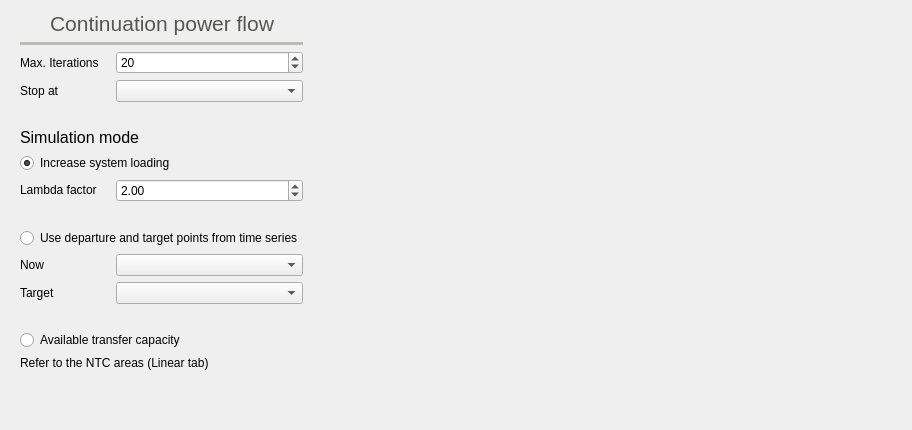
          <widget class="QWidget" name="cpf_tab">
           <property name="toolTip">
            <string>Continuation power flow settings</string>
           </property>
           <attribute name="icon">
            <iconset resource="icons.qrc">
             <normaloff>:/Icons/icons/continuation_power_flow.svg</normaloff>:/Icons/icons/continuation_power_flow.svg</iconset>
           </attribute>
           <attribute name="title">
            <string>Cpf</string>
           </attribute>
           <attribute name="toolTip">
            <string>Continuation power flow related settings</string>
           </attribute>
           <layout class="QHBoxLayout" name="horizontalLayout_10">
            <item>
             <widget class="QFrame" name="frame_21">
              <property name="frameShape">
               <enum>QFrame::Shape::NoFrame</enum>
              </property>
              <property name="frameShadow">
               <enum>QFrame::Shadow::Raised</enum>
              </property>
              <layout class="QGridLayout" name="gridLayout_2">
               <property name="topMargin">
                <number>0</number>
               </property>
               <item row="2" column="1" colspan="2">
                <widget class="QSpinBox" name="vs_max_iterations_spinBox">
                 <property name="font">
                  <font>
                   <pointsize>9</pointsize>
                  </font>
                 </property>
                 <property name="minimum">
                  <number>1</number>
                 </property>
                 <property name="maximum">
                  <number>300</number>
                 </property>
                 <property name="value">
                  <number>20</number>
                 </property>
                </widget>
               </item>
               <item row="3" column="0">
                <widget class="QLabel" name="label_8">
                 <property name="font">
                  <font>
                   <pointsize>9</pointsize>
                  </font>
                 </property>
                 <property name="text">
                  <string>Stop at</string>
                 </property>
                </widget>
               </item>
               <item row="15" column="0" colspan="3">
                <widget class="QLabel" name="label_25">
                 <property name="font">
                  <font>
                   <pointsize>9</pointsize>
                  </font>
                 </property>
                 <property name="text">
                  <string>Refer to the NTC areas (Linear tab)</string>
                 </property>
                </widget>
               </item>
               <item row="3" column="1" colspan="2">
                <widget class="QComboBox" name="vc_stop_at_comboBox">
                 <property name="font">
                  <font>
                   <pointsize>9</pointsize>
                  </font>
                 </property>
                </widget>
               </item>
               <item row="8" column="1" colspan="2">
                <widget class="QDoubleSpinBox" name="alpha_doubleSpinBox">
                 <property name="font">
                  <font>
                   <pointsize>9</pointsize>
                  </font>
                 </property>
                 <property name="minimum">
                  <double>-99.000000000000000</double>
                 </property>
                 <property name="value">
                  <double>2.000000000000000</double>
                 </property>
                </widget>
               </item>
               <item row="1" column="0" colspan="3">
                <widget class="Line" name="line_17">
                 <property name="palette">
                  <palette>
                   <active>
                    <colorrole role="WindowText">
                     <brush brushstyle="SolidPattern">
                      <color alpha="255">
                       <red>186</red>
                       <green>189</green>
                       <blue>182</blue>
                      </color>
                     </brush>
                    </colorrole>
                   </active>
                   <inactive>
                    <colorrole role="WindowText">
                     <brush brushstyle="SolidPattern">
                      <color alpha="255">
                       <red>186</red>
                       <green>189</green>
                       <blue>182</blue>
                      </color>
                     </brush>
                    </colorrole>
                   </inactive>
                   <disabled>
                    <colorrole role="WindowText">
                     <brush brushstyle="SolidPattern">
                      <color alpha="255">
                       <red>190</red>
                       <green>190</green>
                       <blue>190</blue>
                      </color>
                     </brush>
                    </colorrole>
                   </disabled>
                  </palette>
                 </property>
                 <property name="frameShadow">
                  <enum>QFrame::Shadow::Plain</enum>
                 </property>
                 <property name="lineWidth">
                  <number>4</number>
                 </property>
                 <property name="orientation">
                  <enum>Qt::Orientation::Horizontal</enum>
                 </property>
                </widget>
               </item>
               <item row="11" column="1" colspan="2">
                <widget class="QComboBox" name="vs_departure_comboBox">
                 <property name="font">
                  <font>
                   <pointsize>9</pointsize>
                  </font>
                 </property>
                </widget>
               </item>
               <item row="9" column="0">
                <widget class="QLabel" name="label_107">
                 <property name="text">
                  <string/>
                 </property>
                </widget>
               </item>
               <item row="11" column="0">
                <widget class="QLabel" name="label_19">
                 <property name="font">
                  <font>
                   <pointsize>9</pointsize>
                  </font>
                 </property>
                 <property name="text">
                  <string>Now</string>
                 </property>
                </widget>
               </item>
               <item row="10" column="0" colspan="3">
                <widget class="QRadioButton" name="start_vs_from_selected_radioButton">
                 <property name="font">
                  <font>
                   <pointsize>9</pointsize>
                  </font>
                 </property>
                 <property name="text">
                  <string>Use departure and target points from time series</string>
                 </property>
                </widget>
               </item>
               <item row="12" column="1" colspan="2">
                <widget class="QComboBox" name="vs_target_comboBox">
                 <property name="font">
                  <font>
                   <pointsize>9</pointsize>
                  </font>
                 </property>
                </widget>
               </item>
               <item row="14" column="0" colspan="3">
                <widget class="QRadioButton" name="atcRadioButton">
                 <property name="font">
                  <font>
                   <pointsize>9</pointsize>
                  </font>
                 </property>
                 <property name="text">
                  <string>Available transfer capacity</string>
                 </property>
                </widget>
               </item>
               <item row="4" column="0">
                <widget class="QLabel" name="label_106">
                 <property name="text">
                  <string/>
                 </property>
                </widget>
               </item>
               <item row="8" column="0">
                <widget class="QLabel" name="label_18">
                 <property name="font">
                  <font>
                   <pointsize>9</pointsize>
                  </font>
                 </property>
                 <property name="text">
                  <string>&lt;html&gt;&lt;head/&gt;&lt;body&gt;&lt;p&gt;Lambda factor&lt;/p&gt;&lt;/body&gt;&lt;/html&gt;</string>
                 </property>
                </widget>
               </item>
               <item row="2" column="0">
                <widget class="QLabel" name="label_29">
                 <property name="font">
                  <font>
                   <pointsize>9</pointsize>
                  </font>
                 </property>
                 <property name="text">
                  <string>Max. Iterations</string>
                 </property>
                </widget>
               </item>
               <item row="12" column="0">
                <widget class="QLabel" name="label_20">
                 <property name="font">
                  <font>
                   <pointsize>9</pointsize>
                  </font>
                 </property>
                 <property name="text">
                  <string>Target</string>
                 </property>
                </widget>
               </item>
               <item row="13" column="0">
                <widget class="QLabel" name="label_108">
                 <property name="text">
                  <string/>
                 </property>
                </widget>
               </item>
               <item row="0" column="0" colspan="3">
                <widget class="QFrame" name="frame_44">
                 <property name="frameShape">
                  <enum>QFrame::Shape::NoFrame</enum>
                 </property>
                 <property name="frameShadow">
                  <enum>QFrame::Shadow::Raised</enum>
                 </property>
                 <layout class="QHBoxLayout" name="horizontalLayout_16">
                  <property name="leftMargin">
                   <number>0</number>
                  </property>
                  <property name="topMargin">
                   <number>0</number>
                  </property>
                  <property name="rightMargin">
                   <number>0</number>
                  </property>
                  <property name="bottomMargin">
                   <number>0</number>
                  </property>
                  <item>
                   <widget class="QLabel" name="label_74">
                    <property name="minimumSize">
                     <size>
                      <width>24</width>
                      <height>24</height>
                     </size>
                    </property>
                    <property name="maximumSize">
                     <size>
                      <width>24</width>
                      <height>24</height>
                     </size>
                    </property>
                    <property name="text">
                     <string/>
                    </property>
                    <property name="pixmap">
                     <pixmap resource="icons.qrc">:/Icons/icons/continuation_power_flow.svg</pixmap>
                    </property>
                    <property name="scaledContents">
                     <bool>true</bool>
                    </property>
                   </widget>
                  </item>
                  <item>
                   <widget class="QLabel" name="label_46">
                    <property name="palette">
                     <palette>
                      <active>
                       <colorrole role="WindowText">
                        <brush brushstyle="SolidPattern">
                         <color alpha="255">
                          <red>85</red>
                          <green>87</green>
                          <blue>83</blue>
                         </color>
                        </brush>
                       </colorrole>
                      </active>
                      <inactive>
                       <colorrole role="WindowText">
                        <brush brushstyle="SolidPattern">
                         <color alpha="255">
                          <red>85</red>
                          <green>87</green>
                          <blue>83</blue>
                         </color>
                        </brush>
                       </colorrole>
                      </inactive>
                      <disabled>
                       <colorrole role="WindowText">
                        <brush brushstyle="SolidPattern">
                         <color alpha="255">
                          <red>190</red>
                          <green>190</green>
                          <blue>190</blue>
                         </color>
                        </brush>
                       </colorrole>
                      </disabled>
                     </palette>
                    </property>
                    <property name="font">
                     <font>
                      <pointsize>16</pointsize>
                     </font>
                    </property>
                    <property name="text">
                     <string>Continuation power flow</string>
                    </property>
                    <property name="alignment">
                     <set>Qt::AlignmentFlag::AlignBottom|Qt::AlignmentFlag::AlignLeading|Qt::AlignmentFlag::AlignLeft</set>
                    </property>
                   </widget>
                  </item>
                 </layout>
                </widget>
               </item>
               <item row="5" column="0" colspan="3">
                <widget class="QLabel" name="label_67">
                 <property name="font">
                  <font>
                   <pointsize>12</pointsize>
                  </font>
                 </property>
                 <property name="text">
                  <string>Simulation mode</string>
                 </property>
                </widget>
               </item>
               <item row="7" column="0" colspan="3">
                <widget class="QRadioButton" name="start_vs_from_default_radioButton">
                 <property name="font">
                  <font>
                   <pointsize>9</pointsize>
                  </font>
                 </property>
                 <property name="text">
                  <string>Increase system loading</string>
                 </property>
                 <property name="checked">
                  <bool>true</bool>
                 </property>
                </widget>
               </item>
               <item row="16" column="0" colspan="3">
                <spacer name="verticalSpacer_7">
                 <property name="orientation">
                  <enum>Qt::Orientation::Vertical</enum>
                 </property>
                 <property name="sizeHint" stdset="0">
                  <size>
                   <width>20</width>
                   <height>40</height>
                  </size>
                 </property>
                </spacer>
               </item>
              </layout>
             </widget>
            </item>
            <item>
             <spacer name="horizontalSpacer_24">
              <property name="orientation">
               <enum>Qt::Orientation::Horizontal</enum>
              </property>
              <property name="sizeHint" stdset="0">
               <size>
                <width>589</width>
                <height>20</height>
               </size>
              </property>
             </spacer>
            </item>
           </layout>
          </widget>
